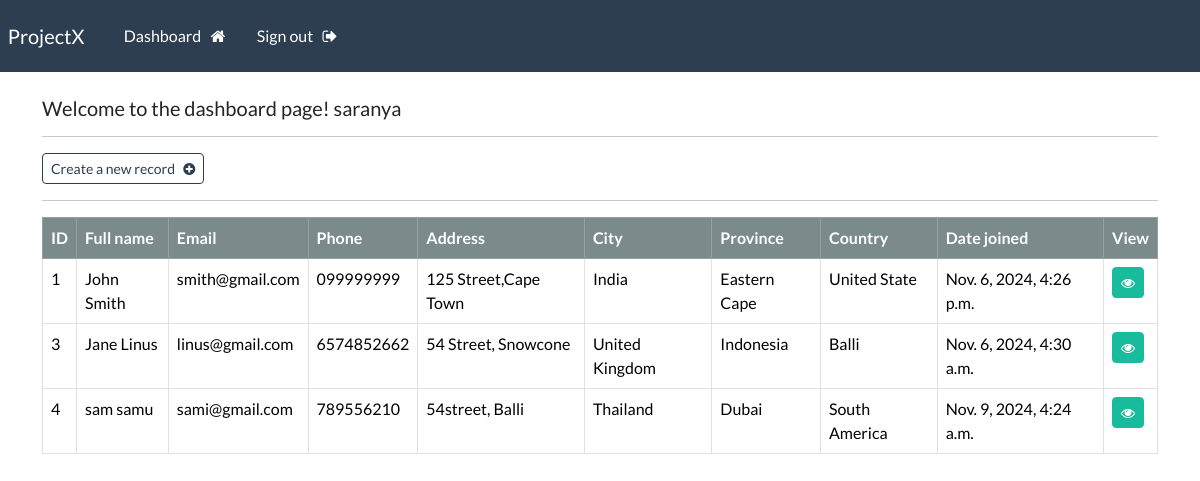
The page /dashboard (signed in) on the database its author committed.
### webapp/models.py (models this page shows, shortened)
class Record(models.Model):
    creation_date = models.DateTimeField(auto_now=True)
    first_name = models.CharField(max_length=100)
    last_name = models.CharField(max_length=100)
    email = models.CharField(max_length=225)
    phone = models.CharField(max_length=20)
    address = models.CharField(max_length=300)
    city = models.CharField(max_length=155)
    province = models.CharField(max_length=200)
    country = models.CharField(max_length=125)

### webapp/views.py (the view)
# urls.py: path('dashboard', views.dashboard, name="dashboard"),
@login_required(login_url='my-login')
def dashboard(request):
    my_records = Record.objects.all()
    context = {'records': my_records}
    return render(request, 'webapp/dashboard.html', context=context)

### webapp/templates/webapp/dashboard.html
    {% extends 'webapp/base.html' %}
    {% block content %}
        <h5>Welcome to the dashboard page! {{user}} </h5>
        <hr>
        <a class="btn btn-outline-primary btn-sm" href="{% url 'create-record' %}">
            Create a new record &nbsp; <i class="fa fa-plus-circle" aria-hidden="true"></i>
        </a>
        <hr>
        <table class="table table-bordered table-hover">
            <thead class="table-dark">
                <tr>
                    <th scope="col">ID</th>
                    <th scope="col">Full name</th>
                    <th scope="col">Email</th>
                    <th scope="col">Phone</th>
                    <th scope="col">Address</th>
                    <th scope="col">City</th>
                    <th scope="col">Province</th>
                    <th scope="col">Country</th>
                    <th scope="col">Date joined</th>
                    <th scope="col">View</th>
                </tr>
            </thead>
            <tbody>
                {% if records %}
                {% for record in records %}
                <tr>
                    <td> {{record.id}} </td>
                    <td> {{record.first_name}} {{record.last_name}}</td>
                    <td> {{record.email}} </td>
                    <td> {{record.phone}} </td>
                    <td> {{record.address}} </td>
                    <td> {{record.city}} </td>
                    <td> {{record.province}} </td>
                    <td> {{record.country}} </td>
                    <td> {{record.creation_date}} </td>
                    <td> <a class="btn btn-success btn-sm" href="{%url 'record' record.id %}"><i class="fa fa-eye" aria-hidden="true"></i></a></td>
                </tr>
                {% endfor %}
                {% endif %}
            </tbody>
        </table>
    {% endblock %}

### webapp/templates/webapp/base.html (shortened to what this page needs)
{% load static %}
<!DOCTYPE html>
<html lang="en">
<head>
    <link rel="stylesheet" type="text/css" href="https://bootswatch.com/5/flatly/bootstrap.min.css">
    <link rel="stylesheet" type="text/css" href="{% static 'css/styles.css' %}">
    <link rel="stylesheet" href="https://cdnjs.cloudflare.com/ajax/libs/font-awesome/4.7.0/css/font-awesome.min.css">
</head>
<body>
    {% include 'webapp/navbar.html' %}
    <div class="container">
        <br>
        {% block content %}
        {% endblock %}
    </div>
</body>
</html>

### webapp/templates/webapp/navbar.html (shortened to what this page needs)
<nav class="navbar navbar-expand-lg navbar-dark bg-primary justify-content-center">
  <a class="navbar-brand main-heading" href="{% url '' %}">
    &nbsp; ProjectX
  </a>
    <div class="collapse navbar-collapse text-center" id="navbarNavDropdown">
      <ul class="navbar-nav mr-auto">
        {% if user.is_authenticated %}
          <li class="nav-item">
            <a class="nav-link" href="{% url 'dashboard' %}">Dashboard &nbsp; <i class="fa fa-home" aria-hidden="true"></i> </a>
          </li>
          <li class="nav-item">
            <a class="nav-link" href="{% url 'user-logout' %}">Sign out &nbsp; <i class="fa fa-sign-out" aria-hidden="true"></i> </a>
          </li>
      </ul>
      {% endif %}
    </div>
</nav>

### rows shown on the page
Record: id "1", first_name "John", last_name "Smith", email "smith@gmail.com", phone "099999999", address "125 Street,Cape Town", city "India", province "Eastern Cape", country "United State", creation_date "Nov. 6, 2024, 4:26 p.m."
Record: id "3", first_name "Jane", last_name "Linus", email "linus@gmail.com", phone "6574852662", address "54 Street, Snowcone", city "United Kingdom", province "Indonesia", country "Balli", creation_date "Nov. 6, 2024, 4:30 a.m."
Record: id "4", first_name "sam", last_name "samu", email "sami@gmail.com", phone "789556210", address "54street, Balli", city "Thailand", province "Dubai", country "South America", creation_date "Nov. 9, 2024, 4:24 a.m."

### other values the page prints
{{ user }} "saranya"
